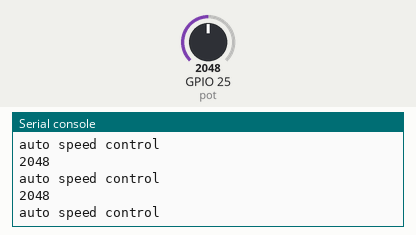
Simulated run of this program. Board: ESP32 board running MicroPython. On the bench: the last lines printed to the serial console. Inputs (shaded band) come from the test bench; at power-on: GPIO 25 (pot) = 2048 (analog values on the 0–4095 scale).

Above: at 1.2 s.
1.3 s: GPIO 25 (pot) set to 1460
At 1.9 s:
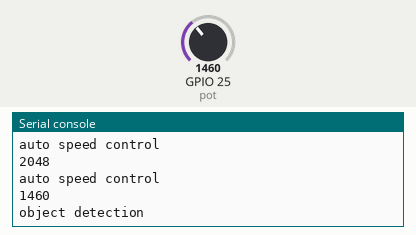
3.5 s: GPIO 25 (pot) set to 491
At 4.2 s:
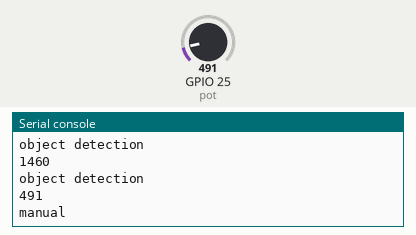
5.8 s: GPIO 25 (pot) set to 3040
At 6.3 s:
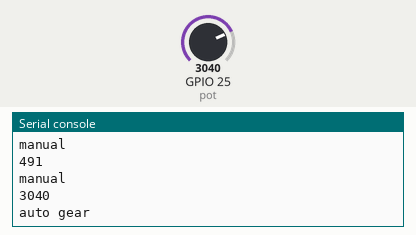
7.9 s: GPIO 25 (pot) set to 4040
At 8.3 s:
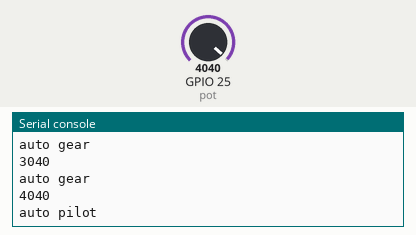
Timing chart, 0 to 10.9 s (numbered marks = the images above; inputs shaded):
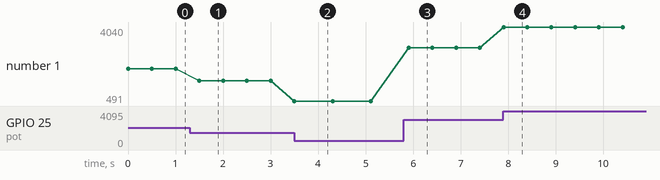

Measured:
- after the input at 1.3 s, the serial console: prints a new line after 0.20 s (image 1)
- after the input at 3.5 s, the serial console: prints a new line at once (image 2)
- after the input at 5.8 s, the serial console: prints a new line after 0.10 s (image 3)
- after the input at 7.9 s, the serial console: prints a new line at once (image 4)
- plotted number 1: 2048 → 1460 after the input at 1.3 s, 1460 → 491 after the input at 3.5 s, 491 → 3040 after the input at 5.8 s, 3040 → 4040 after the input at 7.9 s

The program:

elif.py
```python
from machine import Pin,ADC
from utime import sleep_ms
pot=ADC(Pin(25))
pot.atten(ADC.ATTN_11DB)
pot.width(ADC.WIDTH_12BIT)
while True:
    x=pot.read()
    print(x)
    if x>=4000:
        print("auto pilot")
        sleep_ms(500)
    elif x>=3000:    # else if => elif
        print("auto gear")
        sleep_ms(500)
    elif x>=1500:
        print("auto speed control")
        sleep_ms(500)
    elif x>=500:
        print("object detection")
        sleep_ms(500)
    else:
        print("manual")
        sleep_ms(800)
```
